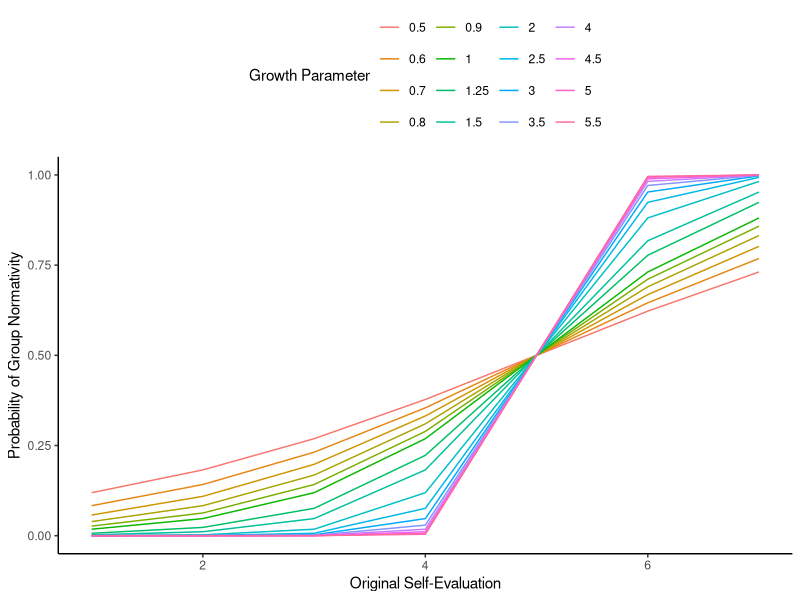
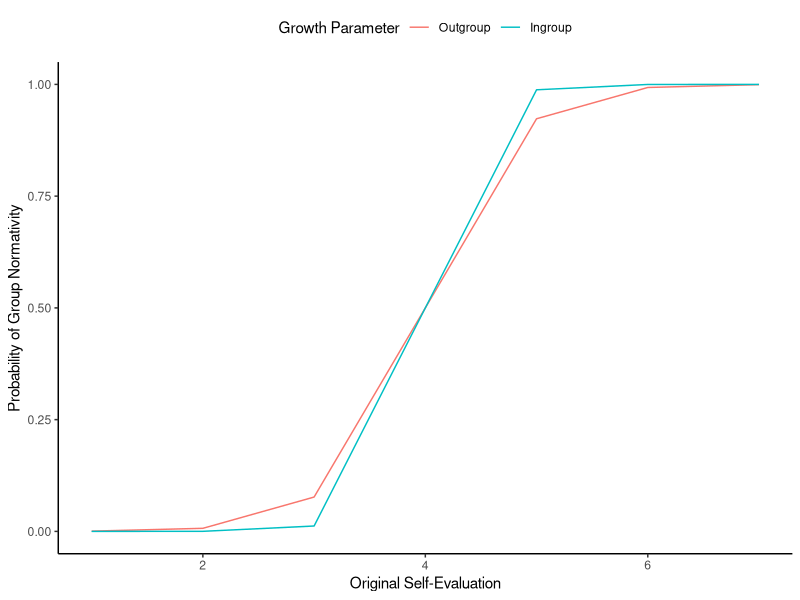

The R script that drew these images, in order:



logFunc <- function(input, slope=1, shift=0){
  input = input - 4
  output = 1 / (1 + exp(-slope * (input - shift ) ))
  return(output)
}

Minputs=c(.5,.6,.7,.8,.9,1,1.25,1.5,2,2.5,3,3.5,4,4.5,5,5.5)
df<-data.frame(Minputs=sort(rep(Minputs, 7)), eval=rep(1:7) )
df$trans<-logFunc(df$eval, df$Minputs, shift = 1)

library(ggplot2)
FSplot<-ggplot(data=df, aes(x=eval, y=trans, group=as.factor(Minputs), color= as.factor(Minputs) )) +
  geom_line() + xlab("Original Self-Evaluation") + ylab("Probability of Group Normativity")  + theme_classic() +
  theme(legend.position="top") + labs(color="Growth Parameter")
FSplot
#ggsave("~/Documents/UC Riverside/Studies/Feedback Study/Manuscript/Figures/FS_demonstration.jpg", units = "in", dpi = 600, width = 4, height = 4)

Minputs <- c(4.407416, 2.48609)
df<-data.frame(Minputs=sort(rep(Minputs, 7)), eval=rep(1:7) )
df$trans<-logFunc(df$eval, df$Minputs, shift = 0)
FSplot<-ggplot(data=df, aes(x=eval, y=trans, group=as.factor(Minputs), color= as.factor(Minputs) )) +
  geom_line() + xlab("Original Self-Evaluation") + ylab("Probability of Group Normativity")  + theme_classic() +
  theme(legend.position="top") + labs(color="Growth Parameter")  + scale_color_discrete(labels=c('Outgroup','Ingroup'))
FSplot
